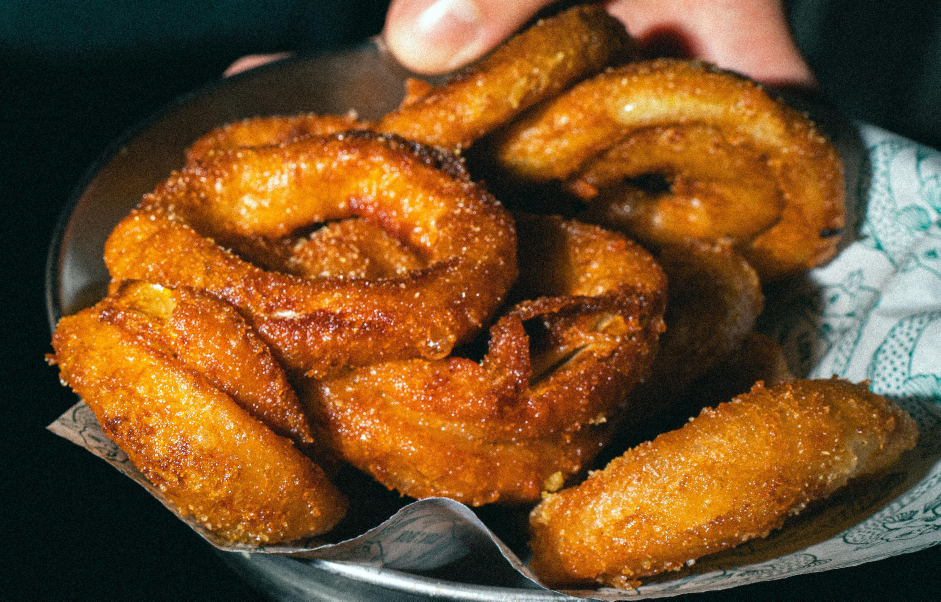
#> input picture assets/projects/commercial-photgraphy /03_OnionRings.jpg, 3762 x 2405 px (shown at 1/4 size)
$ python optimize-commercial.py
#> lines starting #> are read from the running program, lines starting #| are printed output that depends on the picture
"""Export the selected original photographs without modifying their files.
Run with Pillow. Existing exports are retained; remove a derivative explicitly to rebuild it.
"""
from pathlib import Path
from PIL import Image, ImageOps, ImageCms
import json, io
root = Path(__file__).resolve().parents[1]
source = root / 'assets/projects/commercial-photgraphy '
output = root / 'assets/projects/commercial-photography/optimized'
output.mkdir(parents=True, exist_ok=True)
selection = [
 ('03_OnionRings.jpg', 'onion-rings', 'Golden onion rings served in a metal bowl'),
 ('05_BagelTime_CloseUp.png', 'bagel-table', 'Hands sharing filled bagels across a table'),
 ('09_CoffeeManufactury.jpg', 'coffee-pour', 'Milk poured into a cup of coffee'),
 ('14_Pastrychef&Cake.jpg', 'pastry-service', 'A person holding a tray of pastries in the deli'),
 ('18_Salade.jpg', 'salad-table', 'A fork and knife above a fresh salad'),
 ('22_BreakTime.jpg', 'outdoor-table', 'Coffee, food and a newspaper at an outdoor table'),
 ('07022026-DSC09829.jpg', 'street-portrait', 'A woman in a patterned dress walking past a leafy terrace'),
 ('07022026-DSC09926.jpg', 'summer-detail', 'A hand holding a cold drink in warm afternoon light'),
 ('08022026-DSC09945.jpg', 'cocktails', 'Two cocktails on a yellow window ledge'),
 ('08022026-DSC09990.jpg', 'balcony-portrait', 'A woman holding a cocktail beside a yellow window'),
 ('24_TheBag.jpg', 'deli-bag', 'A Lox in a Box bag in a patch of window light'),
]
rows=[]
for filename, stem, alt in selection:
 p=source/filename
 im=ImageOps.exif_transpose(Image.open(p))
#> im is the input picture: PIL image 3762x2405 RGB; mean R, G, B 117.3, 79.5, 40.1
 if im.info.get('icc_profile'):
  im=ImageCms.profileToProfile(im,ImageCms.ImageCmsProfile(io.BytesIO(im.info['icc_profile'])),ImageCms.createProfile('sRGB'),outputMode='RGB')
 else: im=im.convert('RGB')
 variants=[]
 for width in (640,1200,1800):
  copy=im.copy(); copy.thumbnail((width,2400),Image.Resampling.LANCZOS)
  dest=output/f'{stem}-{width}.webp'
  if not dest.exists(): copy.save(dest,'WEBP',quality=84,method=6)
  variants.append(dict(src=str(dest.relative_to(root)),width=copy.width,height=copy.height,bytes=dest.stat().st_size))
#> this loop made 3 passes
#> pass 1, `if not dest.exists(): copy.save(dest,'WEBP',quality=84,method=6)`:
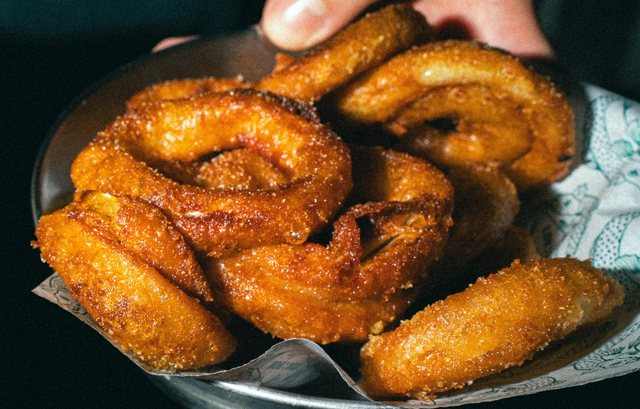
#> saved as onion-rings-640.webp: PIL image 640x409 RGB; mean R, G, B 117.4, 79.6, 40.3
#> after the loop, variants = 3 items
#> (the run stopped early here; a loop or call above may not have finished)
